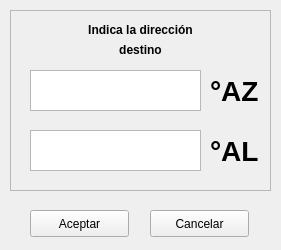
<?xml version="1.0" encoding="UTF-8"?>
<ui version="4.0">
 <class>MainWindow</class>
 <widget class="QMainWindow" name="MainWindow">
  <property name="geometry">
   <rect>
    <x>0</x>
    <y>0</y>
    <width>281</width>
    <height>250</height>
   </rect>
  </property>
  <property name="windowTitle">
   <string>Destino</string>
  </property>
  <property name="windowIcon">
   <iconset>
    <normaloff>../src/icon/send.png</normaloff>../src/icon/send.png</iconset>
  </property>
  <widget class="QWidget" name="centralwidget">
   <widget class="QFrame" name="frame">
    <property name="geometry">
     <rect>
      <x>10</x>
      <y>10</y>
      <width>261</width>
      <height>181</height>
     </rect>
    </property>
    <property name="frameShape">
     <enum>QFrame::StyledPanel</enum>
    </property>
    <property name="frameShadow">
     <enum>QFrame::Raised</enum>
    </property>
    <widget class="QTextEdit" name="azimuthEdit">
     <property name="geometry">
      <rect>
       <x>20</x>
       <y>60</y>
       <width>171</width>
       <height>41</height>
      </rect>
     </property>
     <property name="font">
      <font>
       <pointsize>20</pointsize>
      </font>
     </property>
    </widget>
    <widget class="QTextEdit" name="altitudEdit">
     <property name="geometry">
      <rect>
       <x>20</x>
       <y>120</y>
       <width>171</width>
       <height>41</height>
      </rect>
     </property>
     <property name="font">
      <font>
       <pointsize>20</pointsize>
      </font>
     </property>
    </widget>
    <widget class="QLabel" name="label">
     <property name="geometry">
      <rect>
       <x>60</x>
       <y>10</y>
       <width>141</width>
       <height>20</height>
      </rect>
     </property>
     <property name="font">
      <font>
       <weight>75</weight>
       <bold>true</bold>
      </font>
     </property>
     <property name="text">
      <string>&lt;html&gt;&lt;head/&gt;&lt;body&gt;&lt;p align=&quot;center&quot;&gt;Indica la dirección&lt;/p&gt;&lt;/body&gt;&lt;/html&gt;</string>
     </property>
    </widget>
    <widget class="QLabel" name="label_2">
     <property name="geometry">
      <rect>
       <x>60</x>
       <y>30</y>
       <width>141</width>
       <height>20</height>
      </rect>
     </property>
     <property name="font">
      <font>
       <weight>75</weight>
       <bold>true</bold>
      </font>
     </property>
     <property name="text">
      <string>&lt;html&gt;&lt;head/&gt;&lt;body&gt;&lt;p align=&quot;center&quot;&gt;destino&lt;/p&gt;&lt;/body&gt;&lt;/html&gt;</string>
     </property>
    </widget>
    <widget class="QLabel" name="altlabel">
     <property name="geometry">
      <rect>
       <x>200</x>
       <y>125</y>
       <width>51</width>
       <height>31</height>
      </rect>
     </property>
     <property name="font">
      <font>
       <pointsize>21</pointsize>
       <weight>75</weight>
       <bold>true</bold>
      </font>
     </property>
     <property name="text">
      <string>°AL</string>
     </property>
    </widget>
    <widget class="QLabel" name="azlabel">
     <property name="geometry">
      <rect>
       <x>200</x>
       <y>65</y>
       <width>51</width>
       <height>31</height>
      </rect>
     </property>
     <property name="font">
      <font>
       <pointsize>21</pointsize>
       <weight>75</weight>
       <bold>true</bold>
      </font>
     </property>
     <property name="text">
      <string>°AZ</string>
     </property>
    </widget>
   </widget>
   <widget class="QPushButton" name="okGoBtn">
    <property name="geometry">
     <rect>
      <x>30</x>
      <y>210</y>
      <width>99</width>
      <height>27</height>
     </rect>
    </property>
    <property name="text">
     <string>Aceptar</string>
    </property>
   </widget>
   <widget class="QPushButton" name="noGoBtn">
    <property name="geometry">
     <rect>
      <x>150</x>
      <y>210</y>
      <width>99</width>
      <height>27</height>
     </rect>
    </property>
    <property name="text">
     <string>Cancelar</string>
    </property>
   </widget>
  </widget>
 </widget>
 <resources/>
 <connections/>
</ui>
